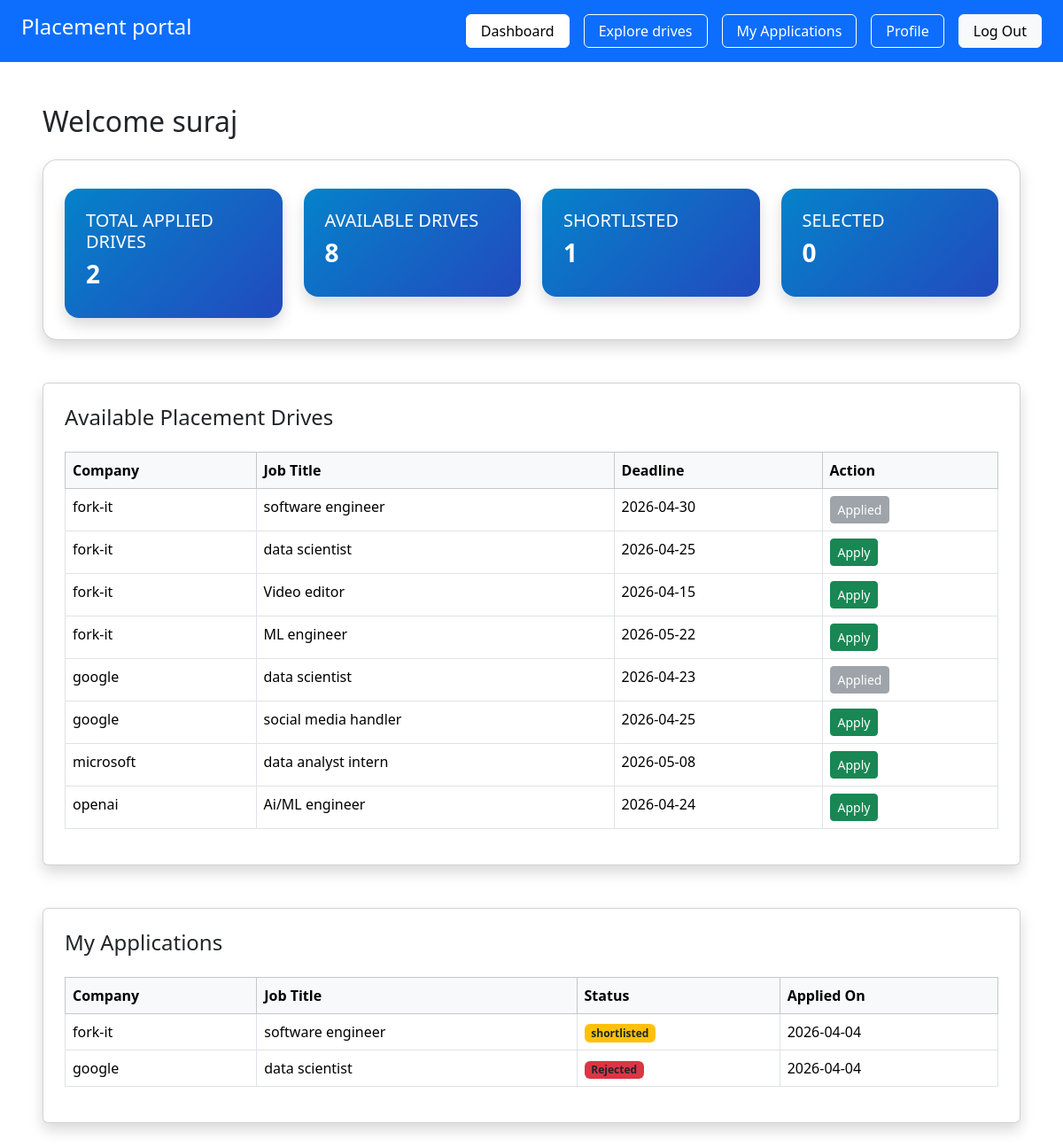
/student/dashboard (signed in), run on an earlier commit of the app's database.
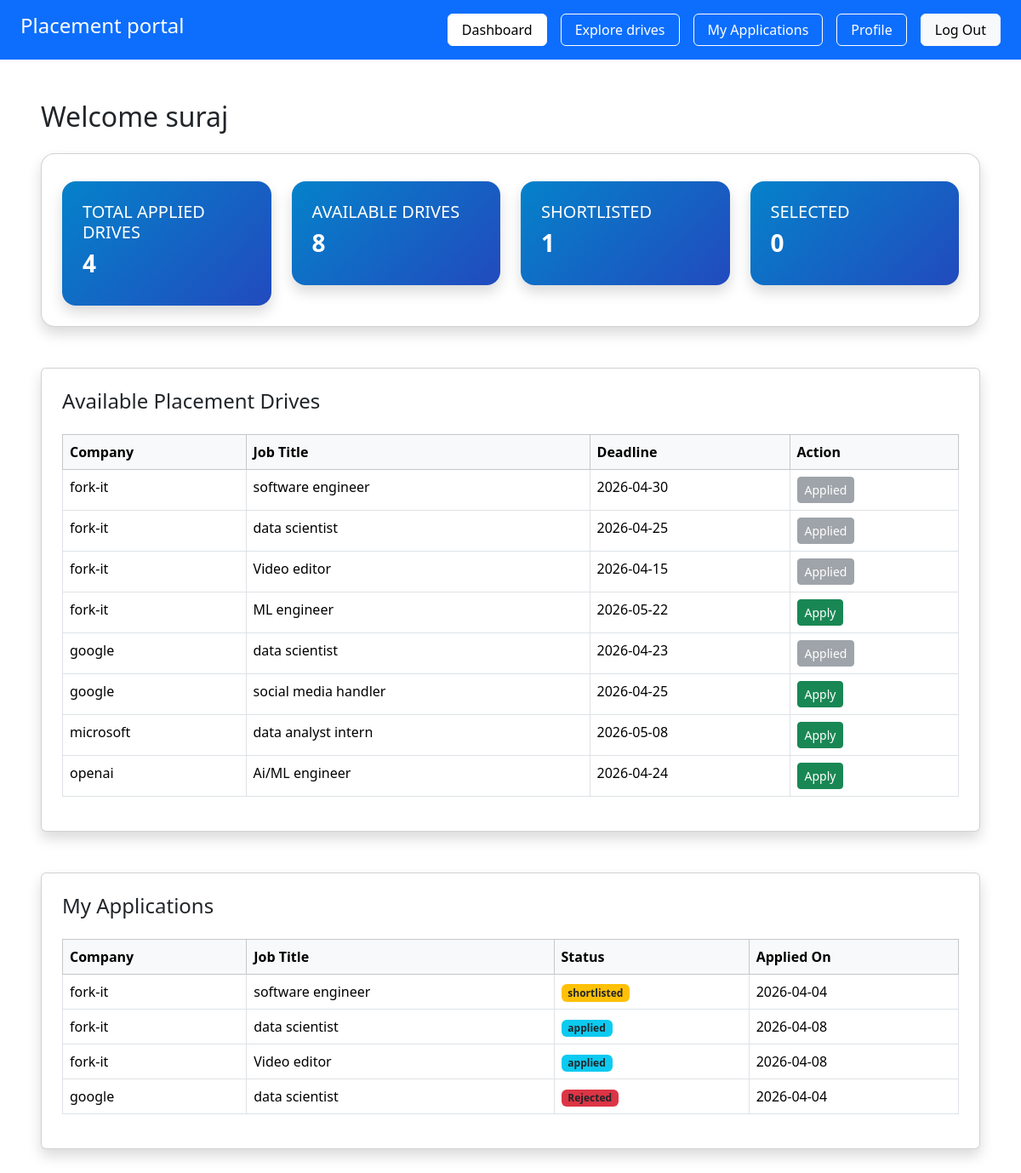
And on a later commit of the database.
### app/models.py (models this page shows, shortened)
class PlacementDrive(db.Model):
     __tablename__ = "placement_drives"
     id = db.Column(db.Integer, primary_key=True)
     company_id = db.Column(db.Integer, db.ForeignKey("companies.id"), nullable=False)
     job_title = db.Column(db.String(150), nullable=False )
     description = db.Column(db.Text)
     eligibility= db.Column(db.String(200))
     deadline = db.Column(db.Date)
     status = db.Column(db.String(20) , default = 'pending')
     created_at  = db.Column(db.DateTime, default=datetime.utcnow)
     company= db.relationship('Company', backref='drives')

class Company(db.Model):
     __tablename__ = "companies"
     id = db.Column(db.Integer, primary_key=True)
     user_id = db.Column(db.Integer, db.ForeignKey("users.id"), nullable=False)
     company_name = db.Column(db.String(150), nullable=False)
     hr_name = db.Column(db.String(100))
     website = db.Column(db.String(150))
     approval_status = db.Column(db.String(20), default="pending")
     is_blacklisted = db.Column(db.Boolean, default=False)
     user = db.relationship("User", backref=db.backref("company", uselist=False),uselist=False)

class Application(db.Model):
     __tablename__ = "applications"
     id = db.Column(db.Integer, primary_key=True)
     student_id = db.Column(db.Integer, db.ForeignKey("students.id"), nullable=False)
     drive_id =db.Column(db.Integer, db.ForeignKey("placement_drives.id"), nullable=False)
     applied_on =db.Column(db.DateTime, default=datetime.utcnow)
     status = db.Column(db.String(20), default="applied")
     student = db.relationship("Student", backref="applications")
     drive= db.relationship("PlacementDrive", backref="applications")
     __table_args__ = (
          db.UniqueConstraint("student_id","drive_id", name="unique_application"),
     )

### app/student/routes.py (the view)
@student.route('/student/dashboard')
@login_required
def s_student():
    if current_user.role != "student":
        return "Unauthorized", 403
    stu = Student.query.filter_by(user_id=current_user.id).first()
    if not stu:
        return "Student profile not found", 404
    available_drives = PlacementDrive.query.filter_by(status="open").count()
    applications = Application.query.filter_by(student_id=stu.id).all()
    total_applied = len(applications)
    total_shortlist_dives = Application.query.filter_by(status="shortlisted",student_id=stu.id).count()
    total_selected_dives = Application.query.filter_by(status="selected",student_id=stu.id).count()
    drives = PlacementDrive.query.filter_by(status="open").all()
    applied_drive_ids = [app.drive_id for app in applications]
    return render_template(
        'student/s_dashboard.html',
        stu=stu,
        available_drives=available_drives,
        applications=applications,
        total_applied=total_applied,
        total_shortlist_dives=total_shortlist_dives,
        total_selected_dives=total_selected_dives,
        drives=drives,
        applied_drive_ids=applied_drive_ids
    )

### app/__init__.py (called while the page is built)
@login_manager.user_loader
def load_user(user_id):
    from app.models import User
    return User.query.get(int(user_id))

### app/templates/student/s_dashboard.html
{% extends 'base.html' %}
{% block content %}
<div class="p-5  bg-opacity-25 min-vh-100">
    <h3 class="mb-4 fs-2">Welcome {{ stu.name }}</h3>
     {% include 'student/stats.html'   %}
     {% include 'student/avail_drive.html'   %}
     {% include 'student/applied_drive.html'   %}
</div>
{% endblock %}

### app/templates/student/avail_drive.html
<div class="card shadow p-4 mt-5">
    <h4 class="">Available Placement Drives</h4>
    {% if drives %}
    <table class="table table-bordered table-hover mt-3">
        <thead class="table-light">
            <tr>
                <th>Company</th>
                <th>Job Title</th>
                <th>Deadline</th>
                <th>Action</th>
            </tr>
        </thead>
        <tbody>
            {% for drive in drives %}
            <tr>
                <td>{{ drive.company.company_name }}</td>
                <td>{{ drive.job_title }}</td>
                <td>{{ drive.deadline.strftime('%Y-%m-%d') }}</td>
                <td>
                    {% if drive.id in applied_drive_ids %}
                        <button class="btn btn-secondary btn-sm" disabled> Applied </button>
                    {% else %}
                     <a href="/student/apply/{{ drive.id }}" class="btn btn-success btn-sm"> Apply </a>
                    {% endif %}
                </td>
            </tr>
            {% endfor %}
        </tbody>
    </table>
    {% else %}
        <p class="text-muted">No drives available.</p>
    {% endif %}
</div>

### app/templates/student/applied_drive.html
<div class="card shadow p-4 mt-5">
<h4 class="">My Applications</h4>
    {% if applications %}
    <table class="table table-bordered mt-3">
        <thead class="table-light">
            <tr>
                <th>Company</th>
                <th>Job Title</th>
                <th>Status</th>
                <th>Applied On</th>
            </tr>
        </thead>
        <tbody>
            {% for app in applications %}
            <tr>
                <td>{{ app.drive.company.company_name }}</td>
                <td>{{ app.drive.job_title }}</td>
                <td>
                {% if app.status == "selected" %}
                    <span class="badge bg-success text-dark">Selected</span>
                {% elif app.status == "rejected" %}
                    <span class="badge bg-danger text-dark">Rejected</span>
                {% elif app.status == "shortlisted" %}
                    <span class="badge bg-warning text-dark">shortlisted</span>
                {% else %}
                    <span class="badge bg-info text-dark">{{ app.status }}</span>
                {% endif %}
                </td>
                <td>{{ app.applied_on.strftime('%Y-%m-%d') }}</td>
            </tr>
            {% endfor %}
        </tbody>
    </table>
    {% else %}
        <p class="text-muted">You haven't applied to any drives yet.</p>
    {% endif %}
    </div>

What changed in the data, as far as the page shows it:
computed for PlacementDrive (number 2 of 8 on the later page): text "Apply" → "Applied"
computed for PlacementDrive "Video editor": text "Apply" → "Applied"
added Application: drive.company.company_name "fork-it", drive.job_title "data scientist", status "applied", applied_on "2026-04-08"
added Application: drive.company.company_name "fork-it", drive.job_title "Video editor", status "applied", applied_on "2026-04-08"
Also different on the page:
{{ total_applied }}: "2" → "4"
